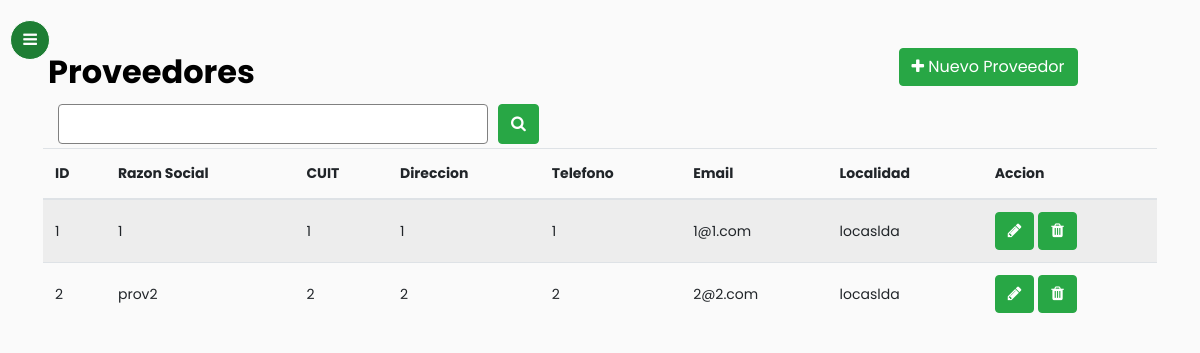
Page /proveedores/ (signed in) on the committed database.
### gestionStock/models.py (models this page shows, shortened)
class Proveedores(models.Model):
    razon_social = models.TextField(max_length = 30)
    cuit = models.TextField(max_length = 30)
    direccion = models.TextField(max_length = 30, blank = True, default = "")
    telefono = models.TextField(max_length = 30, blank = True, default = "")
    email = models.EmailField(blank = True, default = "")
    localidad = models.ForeignKey(Localidades, on_delete = models.CASCADE, null= True)
    class Meta:
        verbose_name_plural = "Proveedores"

class Localidades(models.Model):
    nombre = models.TextField(max_length = 30)
    provincia = models.ForeignKey(Provincias, on_delete = models.CASCADE)
    cod_postal = models.TextField(max_length = 30, null = True)
    class Meta:
        verbose_name_plural = "Localidades"
    def __str__(self):
        return self.nombre

### gestionStock/views.py (the view)
# urls.py: path('proveedores/', login_required(views.ProveedoresList.as_view()), name="proveedor_list"),
class ProveedoresList(ListView):
    model = Proveedores
    queryset = model.objects.all()
    context_object_name = "proveedores"
    template_name = "proveedores.html"
    paginate_by = 20
    def get_queryset(self): # new
        query = self.request.GET.get('buscar')
        if query:
            object_list = Proveedores.objects.filter(
                Q(razon_social__icontains=query) | Q(cuit__icontains=query)
            )
        else:
            object_list = Proveedores.objects.all()
        return object_list

### gestionStock/templates/proveedores.html (shortened to what this page needs)
{% extends "base.html" %}
{% load static %}
{% block content %}
<div class="container-lg">
            <div class="table-title">
                <div class="row">
                    <div class="col-sm-9"><h2><b>Proveedores</b></h2></div>
                    <div class="col-sm-3">
                       <a href="{% url 'proveedor_create' %}"><button type="button" class="btn btn-success add-new"><i class="fa fa-plus"></i> Nuevo Proveedor</button></a>
                    </div>
                </div>
            </div>
            <form method="GET">
                <div class="input-group">
                    <div class="form-row col-md-5">
                      <input id="search-focus col-sm-9" type="search" id="form" class="form-control" name="buscar" />
                    </div>
                    <button type="submit" class="btn btn-success">
                      <i class="fa fa-search"></i>
                    </button>
                  </div>
            </form>
            <div class="form-row">
            <table class="table table-striped  mt-1">
                <thead>
                    <tr>
                        <th class="align-middle">ID</th>
                        <th class="align-middle">Razon Social</th>
                        <th class="align-middle">CUIT</th>
                        <th class="align-middle">Direccion</th>
                        <th class="align-middle">Telefono</th>
                        <th class="align-middle">Email</th>
                        <th class="align-middle">Localidad</th>
                        <th class="align-middle">Accion</th>
                    </tr>
                </thead>
                <tbody>
                    {% for proveedor in proveedores %}
                    <tr>
                        <td class="align-middle">{{proveedor.id}}</td>
                        <td class="align-middle">{{proveedor.razon_social}}</td>
                        <td class="align-middle">{{proveedor.cuit}}</td>
                        <td class="align-middle">{{proveedor.direccion}}</td>
                        <td class="align-middle">{{proveedor.telefono}}</td>
                        <td class="align-middle">{{proveedor.email}}</td>
                        <td class="align-middle">{{proveedor.localidad}}</td>
                        <td class="align-middle">
                            <a href="{% url 'proveedor_update' proveedor.id %}"><button type="button" class="btn btn-success add-new btn-xs"><i class="fa fa-pencil fa-xs" aria-hidden="true"></i></button></a>
                            <a href="{% url 'proveedor_delete' proveedor.id %}"><button type="button" class="btn btn-success add-new btn-xs"><i class="fa fa-trash fa-xs" aria-hidden="true"></i></button></a>
                        </td>
                    </tr>
                    {% endfor %}
                </tbody>
            </table>
</div>
{% endblock %}

### gestionStock/templates/proveedores.html (style rules this page uses)
.form-control { border: 1px; border-color: gray; border-style: solid; }
.form-control::placeholder { color: grey; }

### rows in the picture
Proveedores: id "1", razon_social "1", cuit "1", direccion "1", telefono "1", email "1@1.com", localidad "locaslda"
Proveedores: id "2", razon_social "prov2", cuit "2", direccion "2", telefono "2", email "2@2.com", localidad "locaslda"
